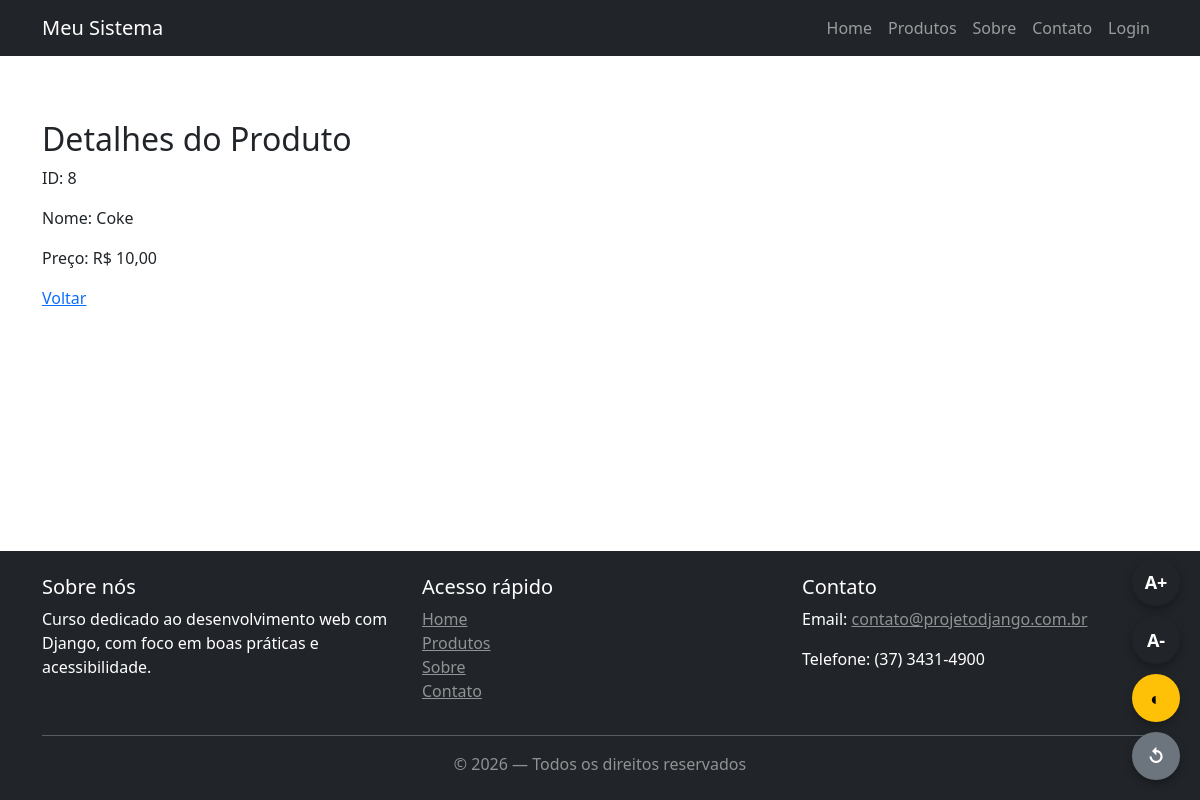
Screenshot of /produtos/8/ with the database file from the repository.
### produtos/models.py (models this page shows, shortened)
class Produto(models.Model):
    nome = models.CharField(max_length=150)
    preco = models.DecimalField(max_digits=10, decimal_places=2)
    categoria = models.ForeignKey(
        Categoria,
        on_delete=models.CASCADE,
        related_name="produtos"
    )
    class Meta:
        verbose_name = 'Produto'
        verbose_name_plural = 'Produtos'

### produtos/views.py (the view)
# urls.py: path("<int:pk>/", views.detalhe_produto, name='detalhe'),
def detalhe_produto(request, pk):
    produto = get_object_or_404(Produto, pk=pk)
    contexto = {
        'produto': produto,
    }
    return render(request, 'produtos/detalhe.html', context=contexto)

### produtos/templates/produtos/detalhe.html (shortened to what this page needs)
{% extends "../core/base.html" %}
{% block content %}
    <h2>Detalhes do Produto</h2>
    {% if produto %}
    <p>ID: {{ produto.id }}</p>
    <p>Nome: {{ produto.nome }}</p>
    <p>Preço: R$ {{ produto.preco }}</p>
    {% else %}
    <p>Produto não encontrado</p>
    {% endif %}
    <a href="{% url 'produtos:lista' %}">Voltar</a>
{% endblock %}

### core/static/core/css/style.css (style rules this page uses)
html { font-size: 100%; }

### rows the page displays
Produto: id "8", nome "Coke", preco "10,00"
